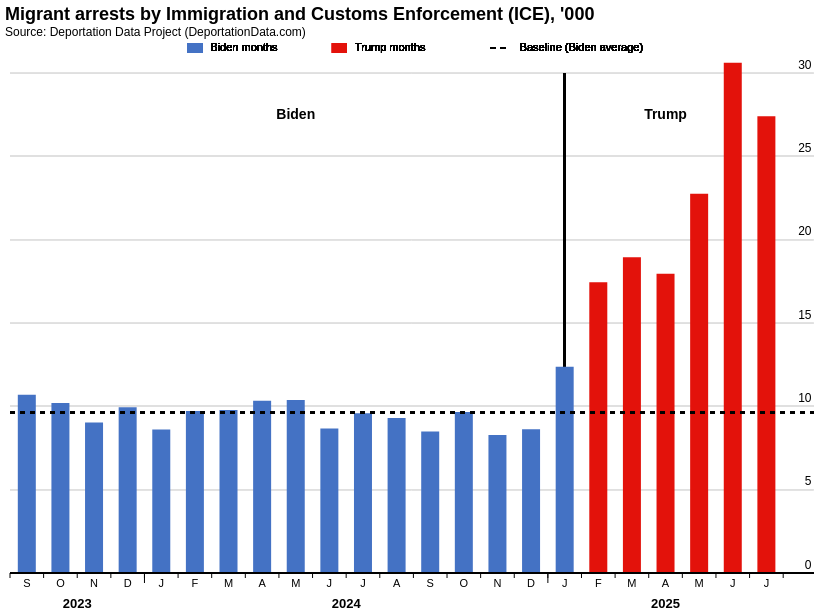

Notebook source saved alongside this figure:
### Code cell
# Define modified Vega-Lite chart with admin-specific styling
spec_modified = {
    "$schema": "https://vega.github.io/schema/vega-lite/v6.json",
    "config": {
        "axis": {
            "labelFontSize": 12,
            "titleFontSize": 13,
            "labelFont": "Arial, sans-serif",
            "titleFont": "Arial, sans-serif",
            "domainColor": "black",
            "domainWidth": 1
        },
        "title": {
            "fontSize": 18,
            "fontWeight": "bold",
            "font": "Arial, sans-serif",
            "anchor": "start"
        },
        "view": {
            "stroke": "transparent"
        }
    },
    "width": 800,
    "height": 500,
    "title": {
        "text": "Migrant arrests by Immigration and Customs Enforcement (ICE), '000",
        "subtitle": "Source: Deportation Data Project (DeportationData.com)",
        "anchor": "start"
    },
    "data": {"values": chart_data_modified.to_dict('records')},
    "layer": [
        {"mark": {"type": "rule", "strokeWidth": 1, "color": "#e0e0e0"}, "encoding": {"y": {"datum": 5}, "x": {"datum": -0.5}, "x2": {"datum": 23.4}}},
        {"mark": {"type": "rule", "strokeWidth": 1, "color": "#e0e0e0"}, "encoding": {"y": {"datum": 10}, "x": {"datum": -0.5}, "x2": {"datum": 23.4}}},
        {"mark": {"type": "rule", "strokeWidth": 1, "color": "#e0e0e0"}, "encoding": {"y": {"datum": 15}, "x": {"datum": -0.5}, "x2": {"datum": 23.4}}},
        {"mark": {"type": "rule", "strokeWidth": 1, "color": "#e0e0e0"}, "encoding": {"y": {"datum": 20}, "x": {"datum": -0.5}, "x2": {"datum": 23.4}}},
        {"mark": {"type": "rule", "strokeWidth": 1, "color": "#e0e0e0"}, "encoding": {"y": {"datum": 25}, "x": {"datum": -0.5}, "x2": {"datum": 23.4}}},
        {"mark": {"type": "rule", "strokeWidth": 1, "color": "#e0e0e0"}, "encoding": {"y": {"datum": 30}, "x": {"datum": -0.5}, "x2": {"datum": 23.4}}},
        {"mark": {"type": "rule", "strokeWidth": 2, "color": "black"}, "encoding": {"x": {"datum": 16}, "y": {"datum": 0}, "y2": {"datum": 30}}},
        {
            "transform": [{"filter": "datum.admin == 'Biden'"}],
            "mark": {"type": "bar", "tooltip": True, "color": "#4472c4", "width": {"band": 0.9}},
            "encoding": {
                "x": {
                    "field": "x_pos",
                    "type": "quantitative",
                    "axis": {
                        "title": None,
                        "labels": False,
                        "ticks": False,
                        "grid": False,
                        "domain": True,
                        "domainColor": "black",
                        "domainWidth": 2,
                        "domainOpacity": 1
                    },
                    "scale": {"domain": [-0.5, 23], "nice": False}
                },
                "y": {
                    "field": "arrests_thousands",
                    "type": "quantitative",
                    "axis": {
                        "title": None,
                        "grid": False,
                        "labels": True,
                        "values": [0, 5, 10, 15, 20, 25, 30],
                        "domain": False,
                        "ticks": False,
                        "orient": "right",
                        "labelAlign": "right",
                        "labelBaseline": "middle",
                        "labelPadding": 6,
                        "labelOffset": -9
                    },
                    "scale": {"domain": [0, 30]}
                },
                "tooltip": [
                    {"field": "date", "type": "temporal", "title": "Month", "format": "%b %Y"},
                    {"field": "arrests_thousands", "type": "quantitative", "title": "Total arrests (thousands)", "format": ".1f"}
                ]
            }
        },
        {
            "transform": [{"filter": "datum.admin == 'Trump'"}],
            "mark": {"type": "bar", "tooltip": True, "color": "#e3120b", "width": {"band": 0.9}},
            "encoding": {
                "x": {"field": "x_pos", "type": "quantitative", "axis": None, "scale": {"domain": [-0.5, 23], "nice": False}},
                "y": {
                    "field": "arrests_thousands",
                    "type": "quantitative",
                    "axis": {
                        "title": None,
                        "grid": False,
                        "labels": True,
                        "values": [0, 5, 10, 15, 20, 25, 30],
                        "domain": False,
                        "ticks": False,
                        "orient": "right",
                        "labelAlign": "right",
                        "labelBaseline": "middle",
                        "labelPadding": 6,
                        "labelOffset": -9
                    },
                    "scale": {"domain": [0, 30]}
                },
                "tooltip": [
                    {"field": "date", "type": "temporal", "title": "Month", "format": "%b %Y"},
                    {"field": "arrests_thousands", "type": "quantitative", "title": "Total arrests (thousands)", "format": ".1f"},
                    {"field": "baseline", "type": "quantitative", "title": "Baseline (Biden average Sept 2023 - Jan 2025)", "format": ".2f"},
                    {"field": "excess", "type": "quantitative", "title": "Excess over Biden average", "format": ".2f"}
                ]
            }
        },
        {
            "mark": {"type": "rule", "strokeWidth": 2, "strokeDash": [5, 5], "color": "black", "tooltip": True},
            "encoding": {
                "y": {"datum": biden_average},
                "x": {"datum": -0.5},
                "x2": {"datum": 23.4},
                "tooltip": {"value": f"Baseline (Biden average Sept 2023 - Jan 2025): {biden_average:.2f} thousand"}
            }
        },
        {"mark": {"type": "rule", "strokeWidth": 1, "color": "black"}, "encoding": {"y": {"datum": 0, "type": "quantitative"}, "x": {"datum": -0.5, "type": "quantitative"}, "x2": {"datum": 23.4}}},
        {
            "data": {"values": [{"x": -0.5}, {"x": 0.5}, {"x": 1.5}, {"x": 2.5}, {"x": 3.5}, {"x": 4.5}, {"x": 5.5}, {"x": 6.5}, {"x": 7.5}, {"x": 8.5}, {"x": 9.5}, {"x": 10.5}, {"x": 11.5}, {"x": 12.5}, {"x": 13.5}, {"x": 14.5}, {"x": 15.5}, {"x": 16.5}, {"x": 17.5}, {"x": 18.5}, {"x": 19.5}, {"x": 20.5}, {"x": 21.5}, {"x": 22.5}]},
            "mark": {"type": "rule", "strokeWidth": 1, "color": "#000000"},
            "encoding": {"x": {"field": "x", "type": "quantitative", "axis": None}, "y": {"datum": 0}, "y2": {"datum": -0.30}}
        },
        {
            "data": {"values": [{"x": 3.5}, {"x": 15.5}]},
            "mark": {"type": "rule", "strokeWidth": 1, "color": "#000000"},
            "encoding": {"x": {"field": "x", "type": "quantitative", "axis": None}, "y": {"datum": 0}, "y2": {"datum": -0.60}}
        },
        {
            "mark": {"type": "text", "align": "center", "baseline": "top", "dy": 5, "fontSize": 11, "fontWeight": "normal"},
            "encoding": {"x": {"field": "x_pos", "type": "quantitative", "axis": None}, "y": {"datum": 0}, "text": {"field": "month_letter", "type": "nominal"}}
        },
        {
            "data": {"values": [{"year": "2023", "x_pos": 1.5}, {"year": "2024", "x_pos": 9.5}, {"year": "2025", "x_pos": 19}]},
            "mark": {"type": "text", "fontSize": 13, "fontWeight": "bold", "baseline": "top", "dy": 25},
            "encoding": {"x": {"field": "x_pos", "type": "quantitative", "axis": None}, "y": {"datum": 0}, "text": {"field": "year", "type": "nominal"}}
        },
        {
            "data": {"values": [{"label": "Biden", "x_pos": 8}, {"label": "Trump", "x_pos": 19}]},
            "mark": {"type": "text", "fontSize": 14, "fontWeight": "bold", "baseline": "middle"},
            "encoding": {"x": {"field": "x_pos", "type": "quantitative", "axis": None}, "y": {"datum": 27.5}, "text": {"field": "label", "type": "nominal"}}
        },
        {
            "mark": {"type": "rect", "width": 15, "height": 10, "color": "#4472c4"},
            "encoding": {"x": {"datum": 5}, "y": {"datum": 31.5}}
        },
        {
            "mark": {"type": "text", "align": "left", "baseline": "middle", "dx": 2, "fontSize": 11},
            "encoding": {"x": {"datum": 5.4}, "y": {"datum": 31.5}, "text": {"value": "Biden months"}}
        },
        {
            "mark": {"type": "rect", "width": 15, "height": 10, "color": "#e3120b"},
            "encoding": {"x": {"datum": 9.3}, "y": {"datum": 31.5}}
        },
        {
            "mark": {"type": "text", "align": "left", "baseline": "middle", "dx": 2, "fontSize": 11},
            "encoding": {"x": {"datum": 9.7}, "y": {"datum": 31.5}, "text": {"value": "Trump months"}}
        },
        {
            "mark": {"type": "rule", "strokeWidth": 2, "strokeDash": [5, 5], "color": "black"},
            "encoding": {"x": {"datum": 13.8}, "x2": {"datum": 14.3}, "y": {"datum": 31.5}}
        },
        {
            "mark": {"type": "text", "align": "left", "baseline": "middle", "dx": 2, "fontSize": 11},
            "encoding": {"x": {"datum": 14.6}, "y": {"datum": 31.5}, "text": {"value": "Baseline (Biden average)"}}
        }
    ]
}

chart_modified = alt.Chart.from_dict(spec_modified)
chart_modified

### Figure 1 — Vega-Lite specification as saved in the notebook (floating-point values rounded to 4 significant figures)
{"config": {"view": {"continuousWidth": 300, "continuousHeight": 300, "stroke": "transparent"}, "axis": {"domainColor": "black", "domainWidth": 1, "labelFont": "Arial, sans-serif", "labelFontSize": 12, "titleFont": "Arial, sans-serif", "titleFontSize": 13}, "title": {"anchor": "start", "font": "Arial, sans-serif", "fontSize": 18, "fontWeight": "bold"}}, "layer": [{"mark": {"type": "rule", "color": "#e0e0e0", "strokeWidth": 1}, "encoding": {"x": {"datum": -0.5}, "x2": {"datum": 23.4}, "y": {"datum": 5}}}, {"mark": {"type": "rule", "color": "#e0e0e0", "strokeWidth": 1}, "encoding": {"x": {"datum": -0.5}, "x2": {"datum": 23.4}, "y": {"datum": 10}}}, {"mark": {"type": "rule", "color": "#e0e0e0", "strokeWidth": 1}, "encoding": {"x": {"datum": -0.5}, "x2": {"datum": 23.4}, "y": {"datum": 15}}}, {"mark": {"type": "rule", "color": "#e0e0e0", "strokeWidth": 1}, "encoding": {"x": {"datum": -0.5}, "x2": {"datum": 23.4}, "y": {"datum": 20}}}, {"mark": {"type": "rule", "color": "#e0e0e0", "strokeWidth": 1}, "encoding": {"x": {"datum": -0.5}, "x2": {"datum": 23.4}, "y": {"datum": 25}}}, {"mark": {"type": "rule", "color": "#e0e0e0", "strokeWidth": 1}, "encoding": {"x": {"datum": -0.5}, "x2": {"datum": 23.4}, "y": {"datum": 30}}}, {"mark": {"type": "rule", "color": "black", "strokeWidth": 2}, "encoding": {"x": {"datum": 16}, "y": {"datum": 0}, "y2": {"datum": 30}}}, {"mark": {"type": "bar", "color": "#4472c4", "tooltip": true, "width": {"band": 0.9}}, "encoding": {"tooltip": [{"field": "date", "format": "%b %Y", "title": "Month", "type": "temporal"}, {"field": "arrests_thousands", "format": ".1f", "title": "Total arrests (thousands)", "type": "quantitative"}], "x": {"axis": {"domain": true, "domainColor": "black", "domainOpacity": 1, "domainWidth": 2, "grid": false, "labels": false, "ticks": false, "title": null}, "field": "x_pos", "scale": {"domain": [-0.5, 23], "nice": false}, "type": "quantitative"}, "y": {"axis": {"domain": false, "grid": false, "labelAlign": "right", "labelBaseline": "middle", "labelOffset": -9, "labelPadding": 6, "labels": true, "orient": "right", "ticks": false, "title": null, "values": [0, 5, 10, 15, 20, 25, 30]}, "field": "arrests_thousands", "scale": {"domain": [0, 30]}, "type": "quantitative"}}, "transform": [{"filter": "datum.admin == 'Biden'"}]}, {"mark": {"type": "bar", "color": "#e3120b", "tooltip": true, "width": {"band": 0.9}}, "encoding": {"tooltip": [{"field": "date", "format": "%b %Y", "title": "Month", "type": "temporal"}, {"field": "arrests_thousands", "format": ".1f", "title": "Total arrests (thousands)", "type": "quantitative"}, {"field": "baseline", "format": ".2f", "title": "Baseline (Biden average Sept 2023 - Jan 2025)", "type": "quantitative"}, {"field": "excess", "format": ".2f", "title": "Excess over Biden average", "type": "quantitative"}], "x": {"axis": null, "field": "x_pos", "scale": {"domain": [-0.5, 23], "nice": false}, "type": "quantitative"}, "y": {"axis": {"domain": false, "grid": false, "labelAlign": "right", "labelBaseline": "middle", "labelOffset": -9, "labelPadding": 6, "labels": true, "orient": "right", "ticks": false, "title": null, "values": [0, 5, 10, 15, 20, 25, 30]}, "field": "arrests_thousands", "scale": {"domain": [0, 30]}, "type": "quantitative"}}, "transform": [{"filter": "datum.admin == 'Trump'"}]}, {"mark": {"type": "rule", "color": "black", "strokeDash": [5, 5], "strokeWidth": 2, "tooltip": true}, "encoding": {"tooltip": {"value": "Baseline (Biden average Sept 2023 - Jan 2025): 9.63 thousand"}, "x": {"datum": -0.5}, "x2": {"datum": 23.4}, "y": {"datum": 9.629}}}, {"mark": {"type": "rule", "color": "black", "strokeWidth": 1}, "encoding": {"x": {"datum": -0.5, "type": "quantitative"}, "x2": {"datum": 23.4}, "y": {"datum": 0, "type": "quantitative"}}}, {"mark": {"type": "rule", "color": "#000000", "strokeWidth": 1}, "data": {"values": [{"x": -0.5}, {"x": 0.5}, {"x": 1.5}, {"x": 2.5}, {"x": 3.5}, {"x": 4.5}, {"x": 5.5}, {"x": 6.5}, {"x": 7.5}, {"x": 8.5}, {"x": 9.5}, {"x": 10.5}, {"x": 11.5}, {"x": 12.5}, {"x": 13.5}, {"x": 14.5}, {"x": 15.5}, {"x": 16.5}, {"x": 17.5}, {"x": 18.5}, {"x": 19.5}, {"x": 20.5}, {"x": 21.5}, {"x": 22.5}]}, "encoding": {"x": {"axis": null, "field": "x", "type": "quantitative"}, "y": {"datum": 0}, "y2": {"datum": -0.3}}}, {"mark": {"type": "rule", "color": "#000000", "strokeWidth": 1}, "data": {"values": [{"x": 3.5}, {"x": 15.5}]}, "encoding": {"x": {"axis": null, "field": "x", "type": "quantitative"}, "y": {"datum": 0}, "y2": {"datum": -0.6}}}, {"mark": {"type": "text", "align": "center", "baseline": "top", "dy": 5, "fontSize": 11, "fontWeight": "normal"}, "encoding": {"text": {"field": "month_letter", "type": "nominal"}, "x": {"axis": null, "field": "x_pos", "type": "quantitative"}, "y": {"datum": 0}}}, {"mark": {"type": "text", "baseline": "top", "dy": 25, "fontSize": 13, "fontWeight": "bold"}, "data": {"values": [{"year": "2023", "x_pos": 1.5}, {"year": "2024", "x_pos": 9.5}, {"year": "2025", "x_pos": 19}]}, "encoding": {"text": {"field": "year", "type": "nominal"}, "x": {"axis": null, "field": "x_pos", "type": "quantitative"}, "y": {"datum": 0}}}, {"mark": {"type": "text", "baseline": "middle", "fontSize": 14, "fontWeight": "bold"}, "data": {"values": [{"label": "Biden", "x_pos": 8}, {"label": "Trump", "x_pos": 19}]}, "encoding": {"text": {"field": "label", "type": "nominal"}, "x": {"axis": null, "field": "x_pos", "type": "quantitative"}, "y": {"datum": 27.5}}}, {"mark": {"type": "rect", "color": "#4472c4", "height": 10, "width": 15}, "encoding": {"x": {"datum": 5}, "y": {"datum": 31.5}}}, {"mark": {"type": "text", "align": "left", "baseline": "middle", "dx": 2, "fontSize": 11}, "encoding": {"text": {"value": "Biden months"}, "x": {"datum": 5.4}, "y": {"datum": 31.5}}}, {"mark": {"type": "rect", "color": "#e3120b", "height": 10, "width": 15}, "encoding": {"x": {"datum": 9.3}, "y": {"datum": 31.5}}}, {"mark": {"type": "text", "align": "left", "baseline": "middle", "dx": 2, "fontSize": 11}, "encoding": {"text": {"value": "Trump months"}, "x": {"datum": 9.7}, "y": {"datum": 31.5}}}, {"mark": {"type": "rule", "color": "black", "strokeDash": [5, 5], "strokeWidth": 2}, "encoding": {"x": {"datum": 13.8}, "x2": {"datum": 14.3}, "y": {"datum": 31.5}}}, {"mark": {"type": "text", "align": "left", "baseline": "middle", "dx": 2, "fontSize": 11}, "encoding": {"text": {"value": "Baseline (Biden average)"}, "x": {"datum": 14.6}, "y": {"datum": 31.5}}}], "data": {"name": "data-4113c0f5438effd74d6d4f3ac735dd46"}, "height": 500, "title": {"text": "Migrant arrests by Immigration and Customs Enforcement (ICE), '000", "anchor": "start", "subtitle": "Source: Deportation Data Project (DeportationData.com)"}, "width": 800, "$schema": "https://vega.github.io/schema/vega-lite/v6.json", "datasets": {"data-4113c0f5438effd74d6d4f3ac735dd46": [{"year_month": "2023-09-01T00:00:00", "arrests": 10698, "arrests_thousands": 10.7, "date": "2023-09-01T00:00:00", "year": 2023, "month_num": 9, "month_letter": "S", "admin": "Biden", "color": "#4472c4", "x_pos": 0, "baseline": 9.629, "excess": NaN}, {"year_month": "2023-10-01T00:00:00", "arrests": 10197, "arrests_thousands": 10.2, "date": "2023-10-01T00:00:00", "year": 2023, "month_num": 10, "month_letter": "O", "admin": "Biden", "color": "#4472c4", "x_pos": 1, "baseline": 9.629, "excess": NaN}, {"year_month": "2023-11-01T00:00:00", "arrests": 9025, "arrests_thousands": 9.025, "date": "2023-11-01T00:00:00", "year": 2023, "month_num": 11, "month_letter": "N", "admin": "Biden", "color": "#4472c4", "x_pos": 2, "baseline": 9.629, "excess": NaN}, {"year_month": "2023-12-01T00:00:00", "arrests": 9944, "arrests_thousands": 9.944, "date": "2023-12-01T00:00:00", "year": 2023, "month_num": 12, "month_letter": "D", "admin": "Biden", "color": "#4472c4", "x_pos": 3, "baseline": 9.629, "excess": NaN}, {"year_month": "2024-01-01T00:00:00", "arrests": 8612, "arrests_thousands": 8.612, "date": "2024-01-01T00:00:00", "year": 2024, "month_num": 1, "month_letter": "J", "admin": "Biden", "color": "#4472c4", "x_pos": 4, "baseline": 9.629, "excess": NaN}, {"year_month": "2024-02-01T00:00:00", "arrests": 9720, "arrests_thousands": 9.72, "date": "2024-02-01T00:00:00", "year": 2024, "month_num": 2, "month_letter": "F", "admin": "Biden", "color": "#4472c4", "x_pos": 5, "baseline": 9.629, "excess": NaN}, {"year_month": "2024-03-01T00:00:00", "arrests": 9775, "arrests_thousands": 9.775, "date": "2024-03-01T00:00:00", "year": 2024, "month_num": 3, "month_letter": "M", "admin": "Biden", "color": "#4472c4", "x_pos": 6, "baseline": 9.629, "excess": NaN}, {"year_month": "2024-04-01T00:00:00", "arrests": 10336, "arrests_thousands": 10.34, "date": "2024-04-01T00:00:00", "year": 2024, "month_num": 4, "month_letter": "A", "admin": "Biden", "color": "#4472c4", "x_pos": 7, "baseline": 9.629, "excess": NaN}, {"year_month": "2024-05-01T00:00:00", "arrests": 10377, "arrests_thousands": 10.38, "date": "2024-05-01T00:00:00", "year": 2024, "month_num": 5, "month_letter": "M", "admin": "Biden", "color": "#4472c4", "x_pos": 8, "baseline": 9.629, "excess": NaN}, {"year_month": "2024-06-01T00:00:00", "arrests": 8671, "arrests_thousands": 8.671, "date": "2024-06-01T00:00:00", "year": 2024, "month_num": 6, "month_letter": "J", "admin": "Biden", "color": "#4472c4", "x_pos": 9, "baseline": 9.629, "excess": NaN}, {"year_month": "2024-07-01T00:00:00", "arrests": 9589, "arrests_thousands": 9.589, "date": "2024-07-01T00:00:00", "year": 2024, "month_num": 7, "month_letter": "J", "admin": "Biden", "color": "#4472c4", "x_pos": 10, "baseline": 9.629, "excess": NaN}, {"year_month": "2024-08-01T00:00:00", "arrests": 9304, "arrests_thousands": 9.304, "date": "2024-08-01T00:00:00", "year": 2024, "month_num": 8, "month_letter": "A", "admin": "Biden", "color": "#4472c4", "x_pos": 11, "baseline": 9.629, "excess": NaN}, {"year_month": "2024-09-01T00:00:00", "arrests": 8493, "arrests_thousands": 8.493, "date": "2024-09-01T00:00:00", "year": 2024, "month_num": 9, "month_letter": "S", "admin": "Biden", "color": "#4472c4", "x_pos": 12, "baseline": 9.629, "excess": NaN}, {"year_month": "2024-10-01T00:00:00", "arrests": 9655, "arrests_thousands": 9.655, "date": "2024-10-01T00:00:00", "year": 2024, "month_num": 10, "month_letter": "O", "admin": "Biden", "color": "#4472c4", "x_pos": 13, "baseline": 9.629, "excess": NaN}, {"year_month": "2024-11-01T00:00:00", "arrests": 8287, "arrests_thousands": 8.287, "date": "2024-11-01T00:00:00", "year": 2024, "month_num": 11, "month_letter": "N", "admin": "Biden", "color": "#4472c4", "x_pos": 14, "baseline": 9.629, "excess": NaN}, {"year_month": "2024-12-01T00:00:00", "arrests": 8627, "arrests_thousands": 8.627, "date": "2024-12-01T00:00:00", "year": 2024, "month_num": 12, "month_letter": "D", "admin": "Biden", "color": "#4472c4", "x_pos": 15, "baseline": 9.629, "excess": NaN}, {"year_month": "2025-01-01T00:00:00", "arrests": 12380, "arrests_thousands": 12.38, "date": "2025-01-01T00:00:00", "year": 2025, "month_num": 1, "month_letter": "J", "admin": "Biden", "color": "#4472c4", "x_pos": 16, "baseline": 9.629, "excess": NaN}, {"year_month": "2025-02-01T00:00:00", "arrests": 17452, "arrests_thousands": 17.45, "date": "2025-02-01T00:00:00", "year": 2025, "month_num": 2, "month_letter": "F", "admin": "Trump", "color": "#e3120b", "x_pos": 17, "baseline": 9.629, "excess": 7.823}, {"year_month": "2025-03-01T00:00:00", "arrests": 18952, "arrests_thousands": 18.95, "date": "2025-03-01T00:00:00", "year": 2025, "month_num": 3, "month_letter": "M", "admin": "Trump", "color": "#e3120b", "x_pos": 18, "baseline": 9.629, "excess": 9.323}, {"year_month": "2025-04-01T00:00:00", "arrests": 17954, "arrests_thousands": 17.95, "date": "2025-04-01T00:00:00", "year": 2025, "month_num": 4, "month_letter": "A", "admin": "Trump", "color": "#e3120b", "x_pos": 19, "baseline": 9.629, "excess": 8.325}, {"year_month": "2025-05-01T00:00:00", "arrests": 22749, "arrests_thousands": 22.75, "date": "2025-05-01T00:00:00", "year": 2025, "month_num": 5, "month_letter": "M", "admin": "Trump", "color": "#e3120b", "x_pos": 20, "baseline": 9.629, "excess": 13.12}, {"year_month": "2025-06-01T00:00:00", "arrests": 30617, "arrests_thousands": 30.62, "date": "2025-06-01T00:00:00", "year": 2025, "month_num": 6, "month_letter": "J", "admin": "Trump", "color": "#e3120b", "x_pos": 21, "baseline": 9.629, "excess": 20.99}, {"year_month": "2025-07-01T00:00:00", "arrests": 27412, "arrests_thousands": 27.41, "date": "2025-07-01T00:00:00", "year": 2025, "month_num": 7, "month_letter": "J", "admin": "Trump", "color": "#e3120b", "x_pos": 22, "baseline": 9.629, "excess": 17.78}]}}
